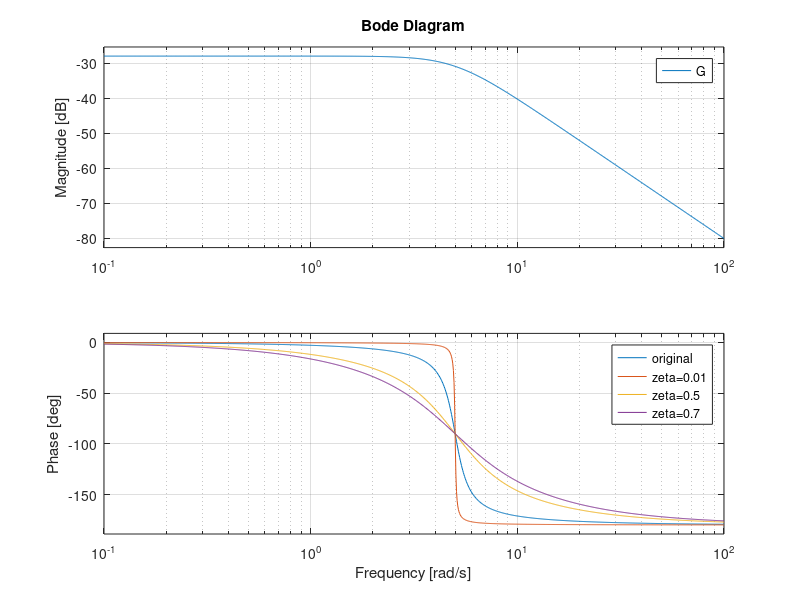

Recreate this plot in MATLAB.
s = tf('s');
ml = 0.52;
k = 142;
d = 2;
b = k;
eta = b/ml;
zeta = d/(2*sqrt(ml*k));
wn = sqrt(k/ml);
G = 1/(s^2+2*zeta*wn*s+wn^2);
bode(G,[5,10,20,80, wn]);
grid on;


for wn = [sqrt(k/ml), 30, 5]
    G = 1/(s^2+2*zeta*wn*s+wn^2);
    bode(G);
    hold on;
end
grid on;
legend("original", "wn=30", "wn=5");
hold off;

for zeta = [d/(2*sqrt(ml*k)), 0.01, 0.5, 0.7]
    G = 1/(s^2+2*zeta*wn*s+wn^2);
    bode(G);
    hold on;
end
grid on;
legend("original", "zeta=0.01", "zeta=0.5", "zeta=0.7");
hold off;